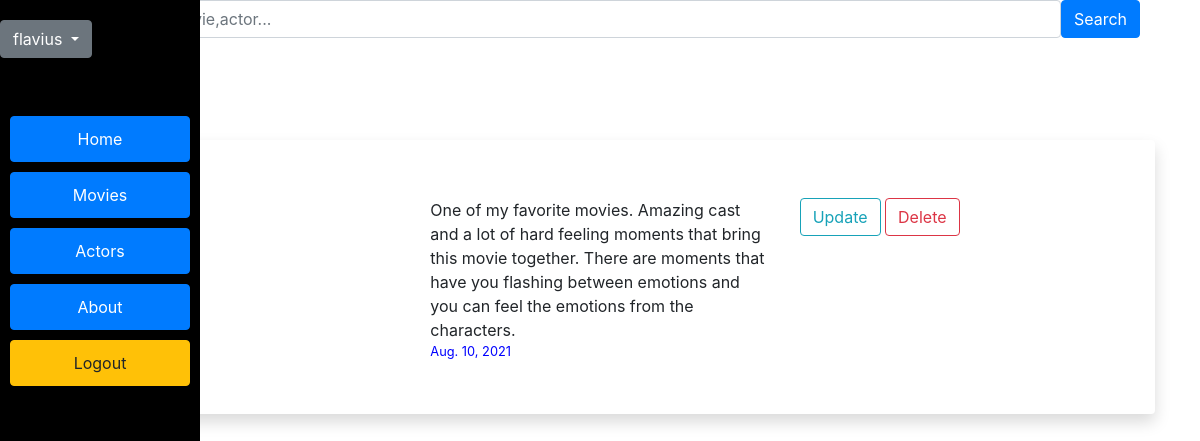
/myreviews/2 (signed in), run on the app's committed database.
### blog/models.py (models this page shows, shortened)
class Review(models.Model):
    user = models.ForeignKey(User, on_delete=models.CASCADE)
    movie = models.ForeignKey(Movie,on_delete=models.CASCADE)
    context = models.TextField()
    date = models.DateField(default=datetime.now(),blank=True)
    class Meta:
        unique_together = ('user', 'movie',)

### blog/views.py (the view)
# urls.py: path('myreviews/<user_id>', views.my_reviews, name='myreviews'),
@login_required(login_url='users-login')
def my_reviews(request,user_id):
    usr = User.objects.get(id=user_id)
    reviews = usr.review_set.all()
    return render(request, 'myreviews.html', {'reviews': reviews})

### blog/templates/myreviews.html (shortened to what this page needs)
{% extends 'base.html' %}
{% load static %}
{% block content%}
        <br>
        <a style="text-align: center; margin-bottom 15px;" class="btn btn-info" href="{% url 'myreviews' user.id %}">My reviews : </a>
        <br>
        <br>
        {% for review in reviews %}
        <div class="shadow p-3 mb-5 bg-white rounded">
            <a href="{% url 'show-movie' review.movie.id %}"> <h3>{{ review.movie.title}}</h3> </a>
                <div class="row">
                    <div class="col">
                    </div>
                    <div class="col">
                        {{ review.context }}
                        <br>
                        <small style="color: blue;" >{{ review.date }}</small>
                    </div>
                    <div class="col">
                        <a href="{% url 'update-review' review.id %}" class="btn btn-outline-info"> Update </a>
                        <a href="{% url 'delete-review' review.id %}" class="btn btn-outline-danger"> Delete </a>
                    </div>
                </div>
        </div>
        {% endfor %}
{% endblock %}

### blog/templates/base.html (shortened to what this page needs)
<html lang="en" xmlns="http://www.w3.org/1999/html">
<head>
    <link rel="stylesheet" href="https://stackpath.bootstrapcdn.com/bootstrap/4.4.1/css/bootstrap.min.css">
</head>
<body>
      <div class="sidenav">
          {% if user.is_authenticated %}
            <div class="dropdown">
              <button class="btn btn-secondary dropdown-toggle" type="button" id="dropdownMenuButton" data-toggle="dropdown" aria-haspopup="true" aria-expanded="false">
                {{ user.username }}
              </button>
            </div>
          <br>
          <br>
          {% endif %}
          <a href="/home" class="btn btn-primary">Home</a>
          <a href="/movies" class="btn btn-primary">Movies</a>
          <a href="/actors" class="btn btn-primary">Actors</a>
          <a href="/about" class="btn btn-primary">About</a>
          {% if user.is_authenticated %}
           <a class="btn btn-warning" href="/logout">Logout</a>
          {% else %}
           <a class="btn btn-success" href="/login" >Login</a>
           <a class="btn btn-info" href="/register">Register</a>
          {% endif %}
    </div>
    <div class="container">
        <div class="container">
            <form class="d-flex" method="POST" action="{% url 'search-movies' %}">
                <input class="form-control me-2" type="search" placeholder="Search for a movie,actor..." name="searched">
                <button class="btn btn-primary" type="submit">Search</button>
            </form>
            </div>
        {% block content%}
        {% endblock%}
    </div>
</body>
</html>

### blog/templates/base.html (style rules this page uses)
.sidenav { height: 100%; width: 200px; position: fixed; z-index: 1; top: 0; left: 0; background-color: #000000; overflow-x: hidden; padding-top: 20px; }
.sidenav a { padding: 10px; margin: 10px; display: block; }
.sidenav a:hover, { color: #f1f1f1; }

### data on the page
Review: context "One of my favorite movies. Amazing cast and a lot of hard feeling moments that bring this movie together. There are moments that have you flashing between emotions and you can feel the emotions from the characters.", date "Aug. 10, 2021"

### other printed values
{{ user.username }} "flavius"
